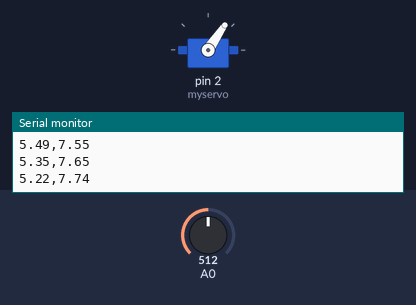
Simulated run of this sketch. Board: Arduino Uno, built with avr-gcc and run on an emulated ATmega328P. Parts: servo, the last lines printed to the serial monitor. The inputs (shaded band) are chosen by the test bench; at power-on: A0 = 512.

Above: at 1.2 s.
1.3 s: A0 set to 0
At 1.72 s:
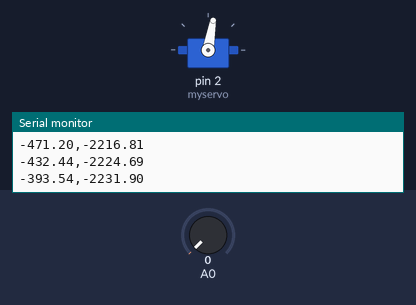
4.3 s: A0 set to 122
At 4.45 s:
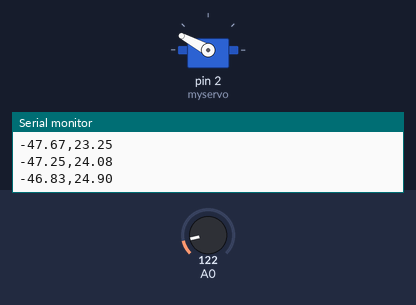
Timing chart, 0 to 13.3 s (numbered marks = the images above; inputs shaded):
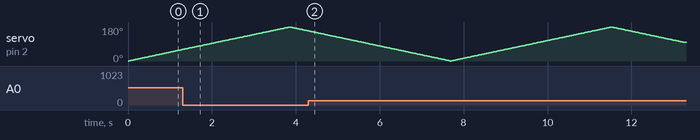

The sketch:

radar_v1.2.0.ino
```cpp
#include <Arduino.h>
#include <Servo.h>

Servo myservo;

int i = 0;
int a = 0;
float k = 0;
float x = 0;
float y = 0;

void setup() {
  // put your setup code here, to run once:
  Serial.begin(9600);
  myservo.attach(2);
}

void loop() {
  // put your main code here, to run repeatedly:
  if (i == 0) {
    for (i = 0; i < 180; i++) {
      myservo.write(i);
      a = analogRead(A0);
      k = 6787 / (a - 3.0) - 4;
      x = k * cos(i * PI / 180.0);
      y = k * sin(i * PI / 180.0);
      Serial.print(x);
      Serial.print(",");
      Serial.println(y);
      delay(20);
    }
  }
  if (i == 180) {
    for (i = 180; i > 0; i--) {
      myservo.write(i);
      a = analogRead(A0);
      k = 6787 / (a - 3.0) - 4;
      x = k * cos(i * PI / 180.0);
      y = k * sin(i * PI / 180.0);
      Serial.print(x);
      Serial.print(",");
      Serial.println(y);
      delay(20);
    }
  }
}
```
